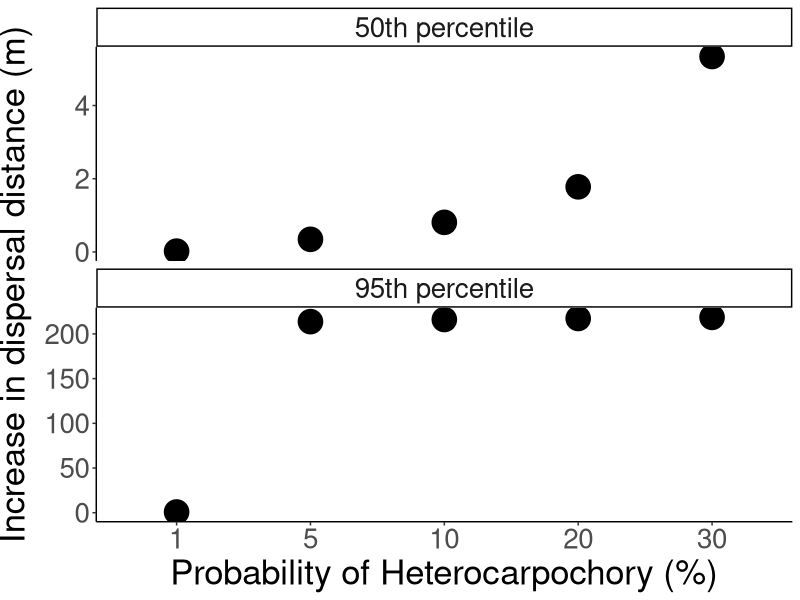
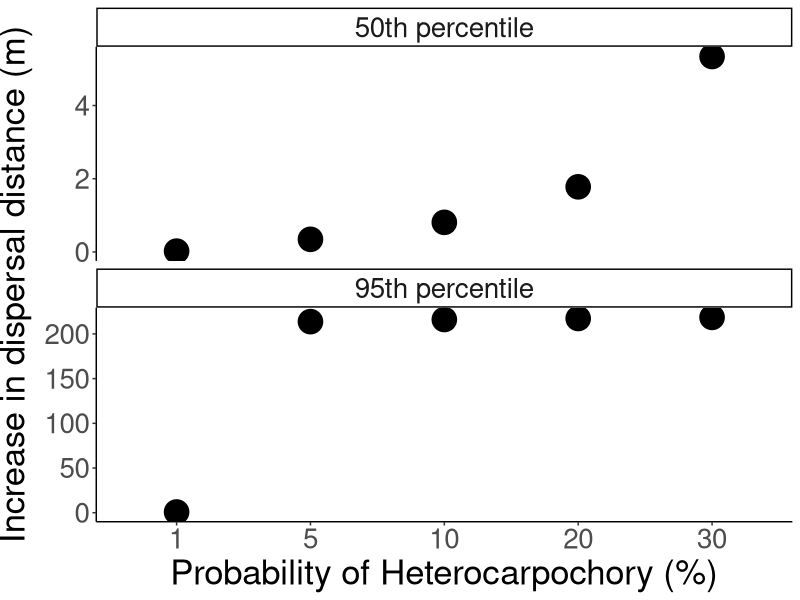
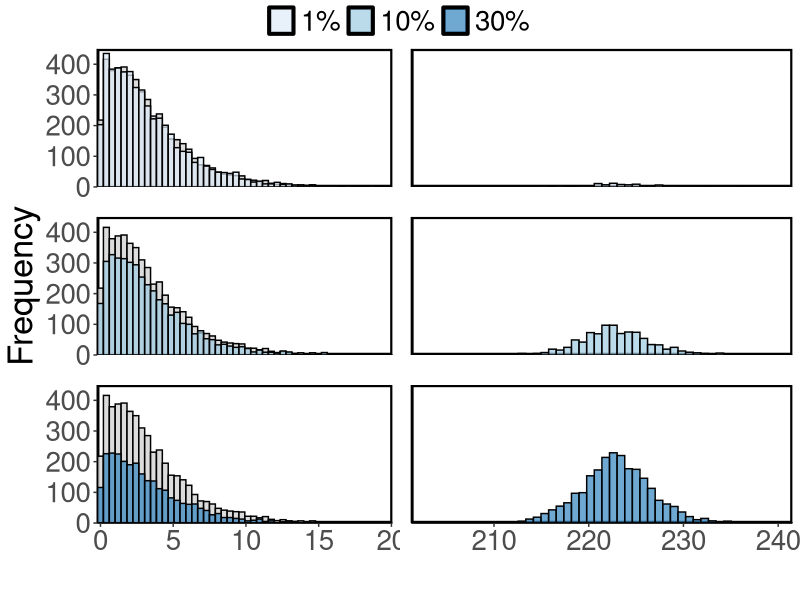

Source code (R) for these figures, in order:
# 31 August 2021—User David Mason—Simulating heterocarpochory
# Setting up the workspace ####
library(tidyverse)
options(scipen = 999)
set.seed(901)
# Simulations ####

# Wind only simulation
wind <- rlogis(n=10000,location=0.1123,scale=2.3616)
												
n <- 10000
p.wind <- c(0.99, 0.95, 0.90, 0.80, 0.70)

# 1% heterocarpochory
mix.sims.out.1 <- rep(0,n)
for(i in 1:n){
  
  U <- runif(n=1)
  if(U <= p.wind[1]){
    #pick wind kernel:
    mix.sims.out.1[i] <- rlogis(n=1,
															location=0.1123,scale=2.3616)
  }else{
    #pick animal kernel: 
    mix.sims.out.1[i] <- rlogis(n=1,location=222.75,scale=2.1019)
  }
}

# 5% heterocarpochory
mix.sims.out.5 <- rep(0,n)
for(i in 1:n){
  
  U <- runif(n=1)
  if(U <= p.wind[2]){
    #pick wind kernel:
    mix.sims.out.5[i] <- rlogis(n=1,
															location=0.1123,scale=2.3616)
  }else{
    #pick animal kernel: 
    mix.sims.out.5[i] <- rlogis(n=1,location=222.75,scale=2.1019)
  }
}

# 10% heterocarpochory
mix.sims.out.10 <- rep(0,n)
for(i in 1:n){
  
  U <- runif(n=1)
  if(U <= p.wind[3]){
    #pick wind kernel:
    mix.sims.out.10[i] <- rlogis(n=1,
															location=0.1123,scale=2.3616)
  }else{
    #pick animal kernel: 
    mix.sims.out.10[i] <- rlogis(n=1,location=222.75,scale=2.1019)
  }
}

# 20% heterocarpochory
mix.sims.out.20 <- rep(0,n)
for(i in 1:n){
  
  U <- runif(n=1)
  if(U <= p.wind[4]){
    #pick wind kernel:
    mix.sims.out.20[i] <- rlogis(n=1,
															location=0.1123,scale=2.3616)
  }else{
    #pick animal kernel: 
    mix.sims.out.20[i] <- rlogis(n=1,location=222.75,scale=2.1019)
  }
}

# 30% heterocarpochory
mix.sims.out.30 <- rep(0,n)
for(i in 1:n){
  
  U <- runif(n=1)
  if(U <= p.wind[5]){
    #pick wind kernel:
    mix.sims.out.30[i] <- rlogis(n=1,
															location=0.1123,scale=2.3616)
  }else{
    #pick animal kernel: 
    mix.sims.out.30[i] <- rlogis(n=1,location=222.75,scale=2.1019)
  }
}
# Convert the simulations to dataframes ####
wind <- as.data.frame(wind)
mix.sims.out.1 <- as.data.frame(mix.sims.out.1)
mix.sims.out.5 <- as.data.frame(mix.sims.out.5)
mix.sims.out.10 <- as.data.frame(mix.sims.out.10)
mix.sims.out.20 <- as.data.frame(mix.sims.out.20)
mix.sims.out.30 <- as.data.frame(mix.sims.out.30)

# Combine the data frames into a list
df.list <- list(wind,mix.sims.out.1,mix.sims.out.5,
								mix.sims.out.10,mix.sims.out.20,mix.sims.out.30)

# Give the distance column a name #
library(plyr)
df.list <- llply(df.list, function(x) {
                colnames(x) <- c("Distance")
                return(x)
                })
# Drop zeros from the simulations ####
df.list <- lapply(df.list, function(x) filter(x, Distance >=0))
# Sample 5000 from the remaining pool ####
df.list <- lapply(df.list, function(x) sample(x$Distance, 5000,replace = FALSE))
# Create dataframe for quantiles ####

# Create a vector of heterocarpochory probabilities
Probability <- c("Wind only", "1", "5", "10", "20", "30")

# Calculate 50th quantile of each simulation
Fifty <- lapply(df.list, median)

# Calculate 95th quantile of each simulation
Ninety.five <- lapply(df.list, quantile, probs=c(.95))

# Combine into dataframe 
quant.df <- as.data.frame(cbind(Probability,Fifty,Ninety.five))

# Make sure the values are numeric
quant.df$Fifty <- as.numeric(quant.df$Fifty)
quant.df$Ninety.five <- as.numeric(quant.df$Ninety.five)

# Add columns for change compared to wind-only and drop wind-only
quant.df.delta <- quant.df %>% 
	mutate(Delta.50 = Fifty-quant.df[1,2],
				 Delta.95 = Ninety.five-quant.df[1,3]) %>% 
	filter(Probability != "Wind only")

# Create the change in percentile figure ####
quant.df.delta_long <- pivot_longer(quant.df.delta, cols = c("Delta.50",
																		 "Delta.95"), names_to = "Parameter")
quant.df.delta_long$Parameter <- plyr::revalue(quant.df.delta_long$Parameter, 
																 c("Delta.50"="50th percentile", 
																 "Delta.95"="95th percentile"))
quant.df.delta_long$Probability <- factor(quant.df.delta_long$Probability, 
								levels = c("1", "5", "10", "20", "30"), ordered = TRUE)


ggplot(quant.df.delta_long, aes(x = Probability, y = value))+
			 		geom_point(size=8)+
					ylab("Increase in dispersal distance (m)")+
					theme_classic()+
					scale_x_discrete()+
					xlab("Probability of Heterocarpochory (%)")+
					theme(text = element_text(size = 25))+
					theme(axis.title.y = element_text(vjust = 2))+
					facet_wrap(~Parameter, scales = "free_y", nrow = 2)+
				  theme(legend.position = "top")

ggsave("qant.png", dpi = 300)

# Add a kernel column to each dataframe and bring back colname ####
Kernels <- c("Wind only", "1%", "5%", "10%", "20%", "30%")
df.list <- mapply(cbind, df.list, "Kernel"= Kernels, SIMPLIFY=F)
df.list <- llply(df.list, function(x) {
                colnames(x) <- c("Distance", "Kernel")
                return(x)
                })

# Extract data frames from list to make figures ####
wind.only <- as.data.frame(df.list[[1]])
Hetero.1 <- as.data.frame(df.list[[2]])
Hetero.10 <- as.data.frame(df.list[[4]])
Hetero.30 <- as.data.frame(df.list[[6]])

comb.kernel <- rbind(Hetero.1,Hetero.10,Hetero.30)

# Create histogram figure ####

# Make Distance numeric
comb.kernel$Distance <- as.numeric(as.character(comb.kernel$Distance))
wind.only$Distance <- as.numeric(as.character(wind.only$Distance))

# Drop the kernel description for wind-only so facet-wrap doesn't
# get tripped up
wind.only <- wind.only[1]

# Filter for values <= 20 for left panel
comb.kernel.lowvalues <- comb.kernel %>% 
	filter(Distance <= 20)
wind.only.lowvalues <- wind.only%>% 
	filter(Distance <= 20)

p2 <- ggplot(comb.kernel.lowvalues, aes(x=Distance,fill=Kernel))+
	geom_histogram(wind.only.lowvalues, mapping = aes(x=Distance), fill='lightgray',
								 bins = 50, alpha = 0.8, color = 'black')+
	geom_histogram(position="identity",
  							 bins = 50, color = "black", alpha = 0.7)+
	scale_fill_manual(values = c('#DEEBF7','#9ECAE1','#3182BD'))+
	xlab("")+
	ylab("Frequency")+
	theme_classic()+
	scale_x_continuous(expand = c(0,0.02))+
	scale_y_continuous(expand = c(0,0),
										 limits = c(0,450))+
	facet_wrap(~Kernel,ncol = 1)+
	theme(strip.background = element_blank(),strip.text.x = element_blank(),
        panel.background = element_rect(colour = "black", size=1.5),
				text = element_text(size=25),panel.spacing = unit(1.5, "lines"),
				legend.position="none", legend.title = element_blank())

# Filter for values >= 100 for right panel
comb.kernel.highvalues <- comb.kernel %>% 
	filter(Distance >= 100)
wind.only.highvalues <- wind.only %>% 
	filter(Distance >= 100)

p3 <- ggplot(comb.kernel.highvalues, aes(x=Distance,fill=Kernel))+
	geom_histogram(wind.only.highvalues, mapping = aes(x=Distance), fill='lightgray',
								 bins = 50, alpha = 0.8, color = 'black')+
	geom_histogram(position="identity",
  							 bins = 50, color = "black", alpha = 0.7)+
	scale_fill_manual(values = c('#DEEBF7','#9ECAE1','#3182BD'))+
	xlab("")+
	ylab("Frequency")+
	theme_classic()+
	scale_x_continuous(expand = c(0,0.02))+
	scale_y_continuous(expand = c(0,0),
										 limits = c(0,450))+
	facet_wrap(~Kernel,ncol = 1)+
	theme(strip.background = element_blank(),strip.text.x = element_blank(),
        panel.background = element_rect(colour = "black", size=1.5),
				text = element_text(size=25),panel.spacing = unit(1.5, "lines"),
				legend.position="none", legend.title = element_blank())+
		theme(axis.title.y=element_blank(),
        axis.text.y=element_blank(),
        axis.ticks.y=element_blank())

# Combine the individual figures ####
library(ggpubr)
library(grid)
combo <- ggarrange(p2, p3, common.legend = TRUE, legend = "top")
ggsave("combo.png", dpi = 300)

# Determine how much data is missed by the broken axis ####
comb.kernel %>% 
	filter(Distance > 20 & Distance <=200) # 5 observations

wind.only %>% filter(Distance > 20 & Distance <=200) # 1 observations

6/20000
# 0.0003

# Calculate number of long distance dispersal events ####
wind.only <- as.data.frame(df.list[[1]])
wind.only$Distance <- as.numeric(as.character(wind.only$Distance))
max(wind.only$Distance) # 23.11
length(which(wind.only$Distance>=100)) # 0

Hetero.1 <- as.data.frame(df.list[[2]])
Hetero.1$Distance <- as.numeric(as.character(Hetero.1$Distance))
max(Hetero.1$Distance) # 235.96
length(which(Hetero.1$Distance>=100)) # 93
93/5000

Hetero.5 <- as.data.frame(df.list[[3]])
Hetero.5$Distance <- as.numeric(as.character(Hetero.5$Distance))
max(Hetero.5$Distance) # 237.26
length(which(Hetero.5$Distance>=100)) # 502
502/5000

Hetero.10 <- as.data.frame(df.list[[4]])
Hetero.10$Distance <- as.numeric(as.character(Hetero.10$Distance))
max(Hetero.10$Distance) # 237.75
length(which(Hetero.10$Distance>=100)) # 943
943/5000

Hetero.20 <- as.data.frame(df.list[[5]])
Hetero.20$Distance <- as.numeric(as.character(Hetero.20$Distance))
max(Hetero.20$Distance) # 237.59
length(which(Hetero.20$Distance>=100)) # 1601
1601/5000

Hetero.30 <- as.data.frame(df.list[[6]])
Hetero.30$Distance <- as.numeric(as.character(Hetero.30$Distance))
max(Hetero.30$Distance) # 240.81
length(which(Hetero.30$Distance>=100)) # 2338
2338/5000

